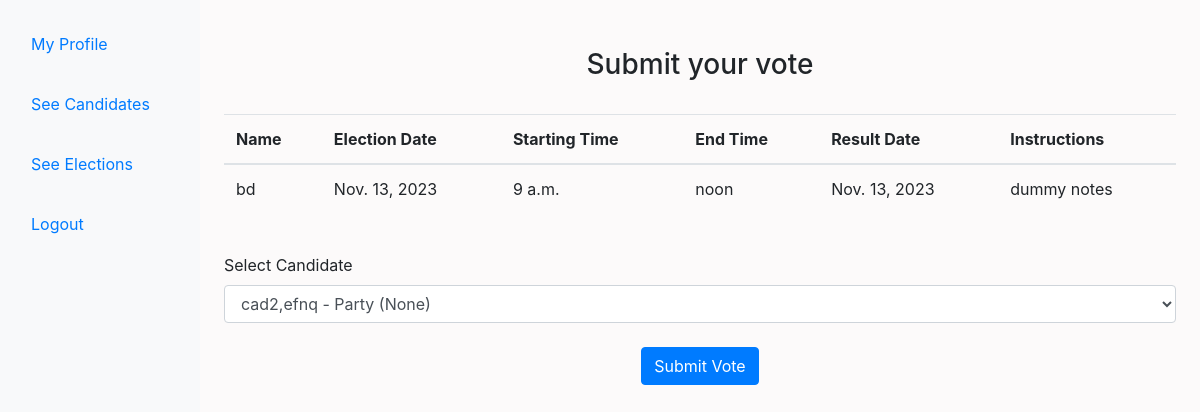
The page /cast/vote/1/ (signed in) on the database its author committed.
### election/models.py (models this page shows, shortened)
class ElectionEvent(models.Model):
    name = models.CharField(max_length=200, help_text='Title of the election event.')
    date_of_election = models.DateField(help_text='Scheduled date for the election.')
    voting_start_time = models.TimeField(help_text='Time when voting starts.')
    voting_end_time = models.TimeField(help_text='Time when voting ends.')
    result_announcement_date = models.DateField(help_text='Scheduled date for announcing results.')
    additional_notes = models.TextField(null=True, blank=True, help_text='Any additional notes related to the election.')
    has_concluded = models.BooleanField(default=False, help_text='Status to indicate if the election has concluded.')
    victor = models.ForeignKey(UserProfile, on_delete=models.SET_NULL, null=True, blank=True, related_name='won_elections', help_text='The winning candidate of the election.')

### election/views.py (the view)
# urls.py: path('cast/vote/<int:id>/', views.use_vote, name='cast_vote'),
def use_vote(request, id):
    election = ElectionEvent.objects.filter(pk=id).first()
    candidates = UserProfile.objects.filter(account__is_candidate=True,is_validated=True)
    voter = UserProfile.objects.filter(account=request.user).first()
    if not voter:
        return redirect('elections_list')
    if ElectionVote.objects.filter(election=election, voter=voter):
        return redirect('elections_list')
    if request.method == "POST":
        candidate_id = request.POST["candidate"]
        candidate = UserProfile.objects.filter(pk=candidate_id).first()
        voting, voting_flag = ElectionVote.objects.get_or_create(candidate=candidate, voter=voter,
                                                         election=election)
        return redirect('elections_list')
    return render(request, 'submit_vote.html',
                  {'election': election, 'candidates': candidates, 'voter': voter})

### election/templates/submit_vote.html (shortened to what this page needs)
<!DOCTYPE html>
<html lang="en">
<head>
    <link rel="stylesheet" href="https://stackpath.bootstrapcdn.com/bootstrap/4.5.2/css/bootstrap.min.css">
    <link rel="stylesheet" href="https://stackpath.bootstrapcdn.com/bootstrap/4.5.2/css/bootstrap-theme.min.css">
</head>
<body>
    <div class="container-fluid">
        <div class="row">
            <nav class="col-md-2 d-none d-md-block bg-light sidebar">
                <div class="sidebar-sticky" style="height:1000px;">
                    <br>
                    <ul class="nav flex-column">
                        {% if request.user.is_voter %}
                            <li class="nav-item">
                                <a class="nav-link active" href="/member/voter/home/">My Profile</a>
                            </li>
                        {% elif request.user.is_candidate %}
                        <li class="nav-item">
                                <a class="nav-link active" href="/member/candidate/home/">My Profile</a>
                            </li>
                        {% else %}
                        <li class="nav-item">
                                <a class="nav-link active" href="/member/admin/home/">My Profile</a>
                            </li>
                        {% endif %}
                        {% if request.user.is_superuser or request.user.is_voter %}
                        <li class="nav-item">
                            <a class="nav-link" href="/all/candidates/">See Candidates </a>
                        </li>
                        {% endif %}
                        <li class="nav-item">
                            <a class="nav-link" href="/show/elections/">See Elections</a>
                        </li>
                         <li class="nav-item">
                            <a class="nav-link" href="/logout/">Logout</a>
                        </li>
                    </ul>
                </div>
            </nav>
            <main role="main" class="col-md-9 ml-sm-auto col-lg-10 px-md-4" style="background-color:rgb(252,250,250);">
                <br><br>
                <h3 class="text-center" >Submit your vote</h3>
                <br>
            <div class="row">
        <div class="col-md-12 col-lg-12">
            <table class="table">
                <thead>
                <tr>
                    <th>Name</th>
                    <th>Election Date</th>
                  <th>Starting Time</th>
                  <th>End Time</th>
                    <th>Result Date</th>
                    <th>Instructions</th>
                </tr>
                </thead>
                <tbody>
                <tr>
                    <td>{{election.name}}</td>
                    <td>{{election.date_of_election}}</td>
                  <td>{{election.voting_start_time}}</td>
                  <td>{{election.voting_end_time}}</td>
                    <td>{{election.result_announcement_date}}</td>
                    <td>{{election.additional_notes}}</td>
                </tr>
                </tbody>
            </table>
            <br>
            <form id="election" method="post">
                <div id="candidates_div" class="control-group">
                    <label for="candidates" class="control-label">
                        Select Candidate
                    </label>
                    <div class="controls">
                        <select name="candidate" class="form-control form-control-solid select" id="candidates">
                            {% for c in candidates %}
                                <option value="{{c.pk}}">{{c.account.first_name}},{{c.account.last_name}} - Party ({{c.party}})</option>
                            {% endfor %}
                        </select>
                    </div>
                </div>
                <br>
                <center>
                    <button type="submit" class="btn btn-primary">
                    Submit Vote
                </button>
                    <br><br><br>    <br>
                </center>
            </form>
        </div>
    </div>
            </main>
        </div>
    </div>
</body>
</html>

### election/templates/submit_vote.html (style rules this page uses)
.nav-item { padding-bottom:20px; }

### rows shown on the page
ElectionEvent: name "bd", date_of_election "Nov. 13, 2023", voting_start_time "9 a.m.", voting_end_time "noon", result_announcement_date "Nov. 13, 2023", additional_notes "dummy notes"

### other values the page prints
form field candidate "cad2,efnq - Party (None)"
